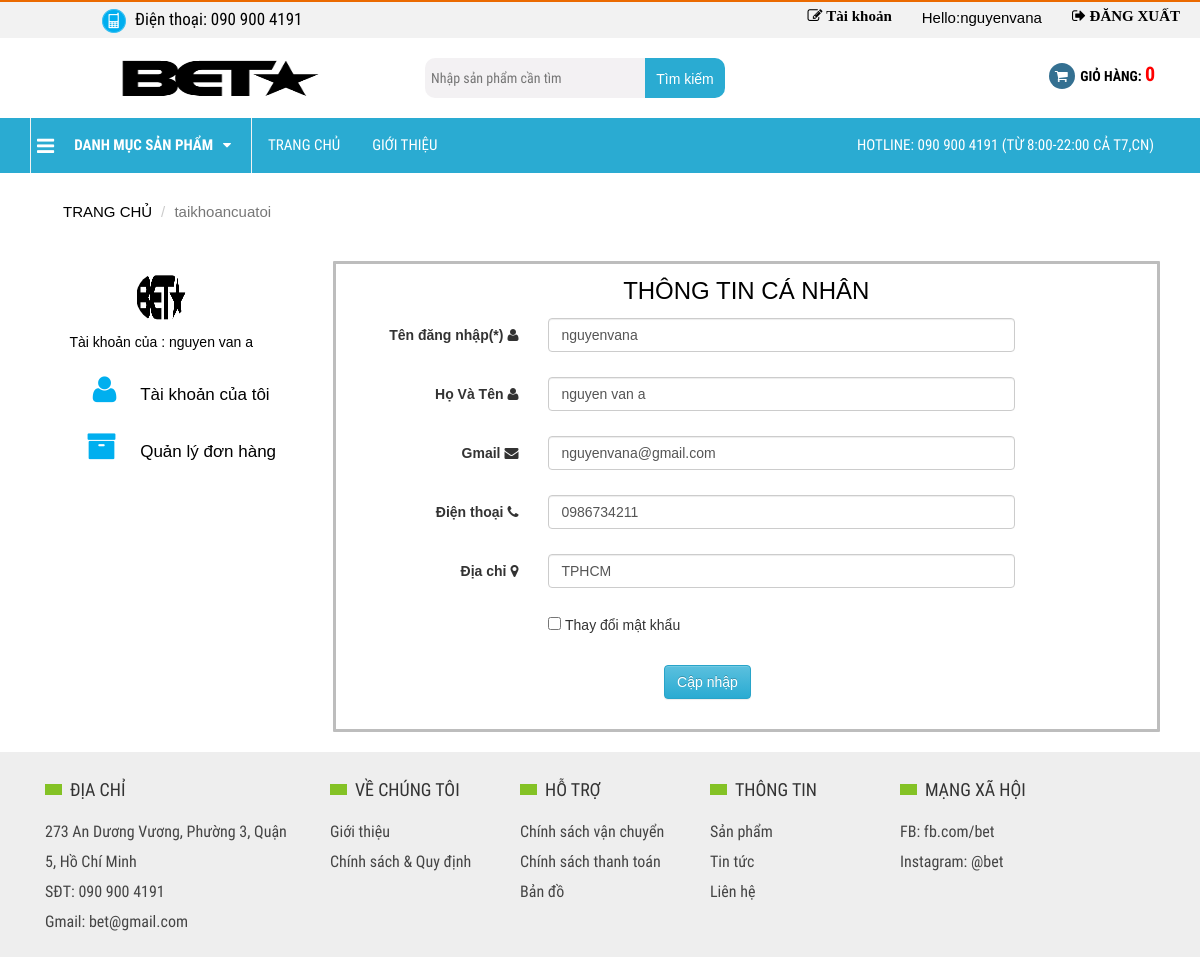
The page /index.php?xem=taikhoancuatoi&id=hscuatoi (signed in) on the database its author committed.
### tables this page shows
CREATE TABLE `user` (
  `idUser` int(10) NOT NULL,
  `tendangnhap` varchar(50) NOT NULL,
  `matkhau` varchar(50) NOT NULL,
  `hoten` varchar(255) NOT NULL,
  `Gmail` varchar(100) NOT NULL,
  `SDT` varchar(11) NOT NULL,
  `Diachi` varchar(256) NOT NULL
);

### core/connect.php (called while the page is built, shortened)
<?php
	function ketnoiCSDL()
	{
		$server="localhost";
		$username="root";
		$password="";
		$dbname="shopbanquanao";
		$conn= mysqli_connect($server,$username,$password);
		if(!$conn){
			echo "Kết nối không thành công!!!";
		}
		else{
			mysqli_set_charset($conn, 'UTF8');
			mysqli_select_db($conn,$dbname);
			return $conn;
		}
	}
 ?>

### modules/content/hosocuatoi.php (the view, shortened to what this page needs)
<?php  include_once ("C:/xampp/htdocs/Doanweb2_shopbanquanao/core/user_model.php");?>
<?php
if(isset($_SESSION['user']))
{
	  $iduser=$_SESSION['user']['iduser'];
	  $usermodel= new user_model();
	  $run = $usermodel->get_user_by_idUser($iduser);
	  $row= mysqli_fetch_array($run);
}
?>
<div class="col-xs-12 col-sm-8 col-md-9 ">
          <form class="form-horizontal "  action="" method="POST" id="boderform">
            <div class="labelform"><p style="text-align:center;">THÔNG TIN CÁ NHÂN</p></div>
            <div class="form-group ">
              <label class="col-md-3 control-label" >Tên đăng nhập(*)
                <i class="fa fa-user prefix grey-text"></i>
              </label>
              <div class="col-md-7">
                <input type="text" name="user" class="form-control" id="user" value="<?php echo $row['tendangnhap'] ?>">
              </div>
            </div>
             <div class="form-group">
              <label class="col-md-3 control-label">Họ Và Tên
              <i class="fa fa-user prefix grey-text"></i>
              </label>
              <div class="col-md-7"><input type="text" name="fullname" class="form-control" id="fullname" value="<?php echo $row['hoten'] ?>">
              </div>
            </div>
            <div class="form-group">
              <label class="col-md-3 control-label">Gmail
              <i class="fa fa-envelope prefix grey-text"></i>
              </label>
              <div class="col-md-7"><input type="text" name="gmail" class="form-control" id="gmail" value="<?php echo $row['Gmail'] ?>">
              </div>
            </div>
              <div class="form-group">
              <label class="col-md-3 control-label">Điện thoại
              <i class="fa fa-phone"></i>
              </label>
              <div class="col-md-7"><input type="text" name="SDT" class="form-control" id="phone" value="<?php echo $row['SDT'] ?>">
               </div>
            </div>
            <div class="form-group">
                <label class="col-md-3 control-label">Địa chỉ
                <i class="fa fa-map-marker"></i>
                </label>
                <div class="col-md-7"><input type="text" name="Diachi" class="form-control" id="diachi" value="<?php echo $row['Diachi'] ?>">
                </div>
            </div>
            <div class="form-group">
                <label class="col-md-3 control-label">
                </label>
                <div class="col-md-7">
                    <input type="checkbox" name="vehicle" id="check" onclick="show()"> Thay đổi mật khẩu<br>
                </div>
            </div>
            <div class="nut">
              <button type="submit" name="dangky"  class="btn btn-info" onclick="testsuatt()">Cập nhập</button>
            </div>
          </form>
        </div>

### css/stylemain.css (style rules this page uses)
body { color: #333; font-size: 14px; font-family: Arial, "Helvetica Neue", Helvetica, sans-serif; }
#boderform { border: 3px solid #BDBDBD; border-radius: 1px; }
.nut { margin-left: 40%; margin-bottom: 30px; margin-top: 30px; }
.labelform p { font-size: 24px; color: #000; margin-top: 10px; margin-bottom: 10px; }

### css/stylegiohang.css (style rules this page uses)
.form-horizontal { position: relative; margin:10px; }

### rows shown on the page
user: user "nguyenvana", fullname "nguyen van a", gmail "nguyenvana@gmail.com", SDT "0986734211", Diachi "TPHCM"

### other values the page prints
$_SESSION['user']['username'] "nguyenvana"
$tam "taikhoancuatoi"
$_SESSION['user']['hoten'] "nguyen van a"
